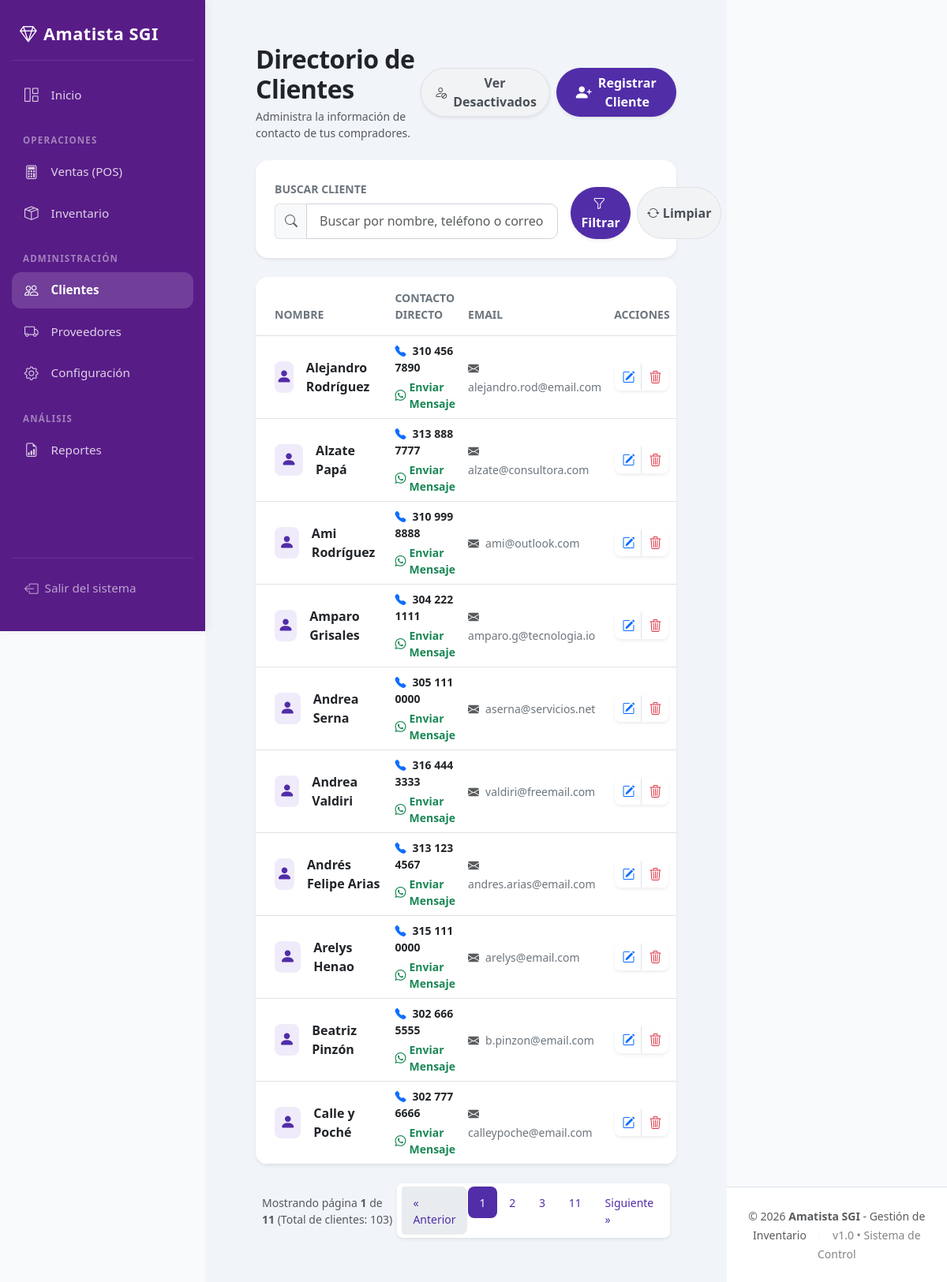
The page /modulos/clientes/listar.php (signed in) on the database its author committed.
### tables this page shows
CREATE TABLE `clientes` (
  `id` int NOT NULL AUTO_INCREMENT,
  `nombre` varchar(100) DEFAULT NULL,
  `telefono` varchar(20) DEFAULT NULL,
  `email` varchar(100) DEFAULT NULL,
  `estado` tinyint NOT NULL DEFAULT '1',
  `eliminado_por` int DEFAULT NULL,
  `eliminado_en` datetime DEFAULT NULL,
  `motivo_eliminacion` varchar(255) DEFAULT NULL,
  PRIMARY KEY (`id`),
  KEY `fk_clientes_eliminado_por` (`eliminado_por`),
  CONSTRAINT `fk_clientes_eliminado_por` FOREIGN KEY (`eliminado_por`) REFERENCES `usuarios` (`id`)
);

### modulos/clientes/listar.php (the view, shortened to what this page needs)
<?php
include("../../conexion.php");
include("../../includes/header.php");
$por_pagina = 10;
$pagina_actual = isset($_GET['pagina']) ? (int)$_GET['pagina'] : 1;
$offset = ($pagina_actual - 1) * $por_pagina;
$busqueda = $_GET['busqueda'] ?? '';
$filtro_estado = $_GET['filtro_estado'] ?? '';
$condicion_estado = ($filtro_estado === 'inactivo') ? ' AND c.estado = 0' : ' AND c.estado = 1';
$query_conteo = "SELECT COUNT(*) as total_registros FROM clientes c WHERE 1=1" . $condicion_estado;
$stmt_conteo = mysqli_prepare($conexion, $query_conteo);
mysqli_stmt_execute($stmt_conteo);
$fila_conteo = mysqli_fetch_assoc(mysqli_stmt_get_result($stmt_conteo));
$total_registros = $fila_conteo['total_registros'];
$total_paginas = ceil($total_registros / $por_pagina);
$query = "SELECT c.*, u.nombre as eliminado_por_nombre FROM clientes c LEFT JOIN usuarios u ON c.eliminado_por = u.id WHERE 1=1" . $condicion_estado;
$query .= " ORDER BY c.nombre ASC LIMIT $por_pagina OFFSET $offset";
$stmt = mysqli_prepare($conexion, $query);
mysqli_stmt_execute($stmt);
$clientes = mysqli_stmt_get_result($stmt);
$params_busqueda = "";
?>
<div class="container-fluid px-4 py-3">
    <div class="d-flex justify-content-between align-items-center mb-4">
        <div>
            <h2 class="fw-bold mb-1 text-dark" style="letter-spacing: -0.5px;">Directorio de Clientes</h2>
            <p class="text-muted small mb-0">Administra la información de contacto de tus compradores.</p>
        </div>
        <div class="d-flex gap-2">
            <?php if ($filtro_estado === 'inactivo'): ?>
                <a href="listar.php" class="btn btn-amatista-secondary rounded-pill px-3 shadow-sm d-flex align-items-center">
                    <i class="bi bi-arrow-repeat me-2"></i> Ver Activos
                </a>
            <?php else: ?>
                <a href="listar.php?filtro_estado=inactivo" class="btn btn-amatista-secondary rounded-pill px-3 shadow-sm d-flex align-items-center">
                    <i class="bi bi-person-slash me-2"></i> Ver Desactivados
                </a>
            <?php endif; ?>
            <a href="agregar.php" class="btn btn-amatista-primary rounded-pill px-4 shadow-sm d-flex align-items-center">
                <i class="bi bi-person-plus-fill me-2 fs-5"></i> Registrar Cliente
            </a>
        </div>
    </div>
    <div class="card card-custom shadow-sm mb-4">
        <div class="card-body p-4">
            <form method="GET" action="listar.php">
                <div class="row g-3 align-items-end">
                    <div class="col-md-9">
                        <label class="form-label small fw-semibold text-secondary text-uppercase">Buscar Cliente</label>
                        <div class="input-group">
                            <span class="input-group-text bg-light border-end-0 border text-muted"><i class="bi bi-search"></i></span>
                            <input type="text" name="busqueda" class="form-control form-control-custom" style="border-radius: 0 10px 10px 0 !important;"
                                   placeholder="Buscar por nombre, teléfono o correo electrónico..." value="<?php echo htmlspecialchars($busqueda); ?>">
                        </div>
                    </div>
                    <div class="col-md-3 d-flex gap-2">
                        <button type="submit" class="btn btn-amatista-primary w-100 rounded-pill py-2 shadow-sm">
                            <i class="bi bi-funnel me-1"></i> Filtrar
                        </button>
                        <a href="listar.php" class="btn btn-amatista-secondary w-100 rounded-pill py-2 d-flex align-items-center justify-content-center">
                            <i class="bi bi-arrow-repeat me-1"></i> Limpiar
                        </a>
                    </div>
                </div>
            </form>
        </div>
    </div>
    <div class="card card-custom shadow-sm overflow-hidden mb-4">
        <div class="table-responsive">
            <table class="table align-middle mb-0 table-hover">
                <thead>
                    <tr class="table-custom-header border-bottom">
                        <th class="ps-4 py-3 border-0 small text-uppercase text-secondary">Nombre</th>
                        <th class="py-3 border-0 small text-uppercase text-secondary">Contacto Directo</th>
                        <th class="py-3 border-0 small text-uppercase text-secondary">Email</th>
                        <th class="text-center py-3 border-0 small text-uppercase text-secondary">Acciones</th>
                    </tr>
                </thead>
                <tbody>
                    <?php if (mysqli_num_rows($clientes) > 0) { ?>
                        <?php while($c = mysqli_fetch_array($clientes)){
                            $tel_limpio = str_replace([' ', '-', '.'], '', $c['telefono']);
                        ?>
                        <tr class="border-bottom">
                            <td class="ps-4">
                                <div class="d-flex align-items-center">
                                    <div class="rounded-3 d-flex align-items-center justify-content-center me-3" style="width: 40px; height: 40px; background-color: #f0ebfa !important; color: var(--primary-color) !important;">
                                        <i class="bi bi-person-fill fs-5"></i>
                                    </div>
                                    <span class="fw-bold text-dark"><?php echo htmlspecialchars($c['nombre']); ?></span>
                                </div>
                            </td>
                            <td>
                                <div class="d-flex flex-column">
                                    <?php if(!empty($c['telefono'])): ?>
                                        <a href="tel:<?php echo htmlspecialchars($tel_limpio); ?>" class="text-decoration-none text-dark mb-1 small fw-semibold">
                                            <i class="bi bi-telephone-fill text-primary me-2"></i><?php echo htmlspecialchars($c['telefono']); ?>
                                        </a>
                                        <a href="https://wa.me/57<?php echo htmlspecialchars($tel_limpio); ?>" target="_blank" class="text-success text-decoration-none small fw-bold d-flex align-items-center">
                                            <i class="bi bi-whatsapp me-1"></i> Enviar Mensaje
                                        </a>
                                    <?php else: ?>
                                        <span class="text-muted small">Sin teléfono</span>
                                    <?php endif; ?>
                                </div>
                            </td>
                            <td>
                                <?php if(!empty($c['email'])): ?>
                                    <a href="mailto:<?php echo htmlspecialchars($c['email']); ?>" class="text-secondary text-decoration-none small">
                                        <i class="bi bi-envelope-fill me-2 text-muted"></i><?php echo htmlspecialchars($c['email']); ?>
                                    </a>
                                <?php else: ?>
                                    <span class="text-muted small">Sin e-mail</span>
                                <?php endif; ?>
                            </td>
                            <td class="text-center">
                                <div class="btn-group shadow-sm rounded-3 overflow-hidden">
                                    <a href="editar.php?id=<?php echo $c['id']; ?>" class="btn btn-sm btn-white bg-white border-end" title="Editar Cliente">
                                        <i class="bi bi-pencil-square text-primary fs-6"></i>
                                    </a>
                                    <?php if($c['estado'] == 0): ?>
                                        <form method="POST" action="reactivar.php" class="d-inline">
                                            <input type="hidden" name="csrf_token" value="<?php echo csrf_token(); ?>">
                                            <input type="hidden" name="id" value="<?php echo $c['id']; ?>">
                                            <button type="submit" class="btn btn-sm btn-white bg-white" title="Reactivar Cliente">
                                                <i class="bi bi-arrow-counterclockwise text-success fs-6"></i>
                                            </button>
                                        </form>
                                    <?php else: ?>
                                        <form method="POST" action="eliminar.php" class="d-inline" onsubmit="var m=prompt('Motivo de la desactivación (obligatorio):'); if(!m || !m.trim()){ alert('Debe indicar el motivo.'); return false; } this.motivo.value=m.trim();">
                                            <button type="submit" class="btn btn-sm btn-white bg-white" title="Desactivar Cliente">
                                                <i class="bi bi-trash3 text-danger fs-6"></i>
                                            </button>
                                        </form>
                                    <?php endif; ?>
                                </div>
                            </td>
                        </tr>
                        <?php } ?>
                    <?php } ?>
                </tbody>
            </table>
        </div>
    </div>
    <?php if($total_paginas > 1): ?>
        <div class="d-flex justify-content-between align-items-center px-2">
            <div class="text-muted small">
                Mostrando página <strong><?php echo $pagina_actual; ?></strong> de <strong><?php echo $total_paginas; ?></strong> (Total de clientes: <?php echo $total_registros; ?>)
            </div>
            <nav aria-label="Navegación de clientes">
                <ul class="pagination pagination-sm mb-0 shadow-sm rounded-3 bg-white p-1">
                    <li class="page-item <?php echo ($pagina_actual <= 1) ? 'disabled' : ''; ?>">
                        <a class="page-link" href="?pagina=<?php echo $pagina_actual - 1 . $params_busqueda; ?>" aria-label="Previous">
                            <span aria-hidden="true">&laquo; Anterior</span>
                        </a>
                    </li>
                    <?php
                    $rango = 2;
                    for($i = 1; $i <= $total_paginas; $i++):
                        if ($i == 1 || $i == $total_paginas || ($i >= $pagina_actual - $rango && $i <= $pagina_actual + $rango)):
                    ?>
                        <li class="page-item <?php echo ($pagina_actual == $i) ? 'active' : ''; ?>">
                            <a class="page-link" href="?pagina=<?php echo $i . $params_busqueda; ?>"><?php echo $i; ?></a>
                        </li>
                    <?php
                        endif;
                    endfor;
                    ?>
                    <li class="page-item <?php echo ($pagina_actual >= $total_paginas) ? 'disabled' : ''; ?>">
                        <a class="page-link" href="?pagina=<?php echo $pagina_actual + 1 . $params_busqueda; ?>" aria-label="Next">
                            <span aria-hidden="true">Siguiente &raquo;</span>
                        </a>
                    </li>
                </ul>
            </nav>
        </div>
    <?php endif; ?>
</div>
<?php include("../../includes/footer.php"); ?>

### rows shown on the page
clientes: nombre "Alejandro Rodríguez", telefono "310 456 7890", email "alejandro.rod@email.com"
clientes: nombre "Alzate Papá", telefono "313 888 7777", email "alzate@consultora.com"
clientes: nombre "Ami Rodríguez", telefono "310 999 8888", email "ami@outlook.com"
clientes: nombre "Amparo Grisales", telefono "304 222 1111", email "amparo.g@tecnologia.io"
clientes: nombre "Andrea Serna", telefono "305 111 0000", email "aserna@servicios.net"
clientes: nombre "Andrea Valdiri", telefono "316 444 3333", email "valdiri@freemail.com"
clientes: nombre "Andrés Felipe Arias", telefono "313 123 4567", email "andres.arias@email.com"
clientes: nombre "Arelys Henao", telefono "315 111 0000", email "arelys@email.com"
clientes: nombre "Beatriz Pinzón", telefono "302 666 5555", email "b.pinzon@email.com"
clientes: nombre "Calle y Poché", telefono "302 777 6666", email "calleypoche@email.com"

### other values the page prints
$pagina_actual "1"
$total_paginas "11"
$total_registros "103"
